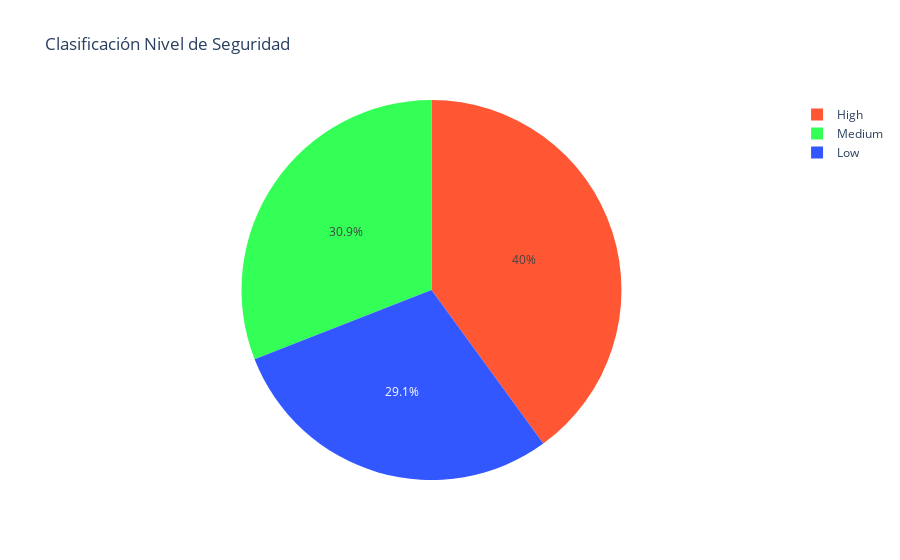

Here is the notebook cell this chart was saved with:
### Markdown cell above
### 2. Gráfico pastel por nivel de riesgo de Seguridad

### Code cell
fig_pie = px.pie(df['Priority_level'].value_counts(), 
                 names=df['Priority_level'].value_counts().index,
                 values=df['Priority_level'].value_counts().values, 
                 title="Clasificación Nivel de Seguridad",
                 color_discrete_sequence=["#FF5733", "#33FF57", "#3357FF", "#F4C724", "#A833FF"]  # Lista de colores personalizados
                )

fig_pie.show()

### Figure 1 — Plotly figure (JSON) as saved in the notebook; plotly's stock layout.template omitted (floating-point values rounded to 4 significant figures)
{"data": [{"domain": {"x": [0, 1], "y": [0, 1]}, "hovertemplate": "label=%{label}<br>value=%{value}<extra></extra>", "labels": ["High", "Medium", "Low"], "legendgroup": "", "name": "", "showlegend": true, "type": "pie", "values": [579, 448, 421]}], "layout": {"legend": {"tracegroupgap": 0}, "piecolorway": ["#FF5733", "#33FF57", "#3357FF", "#F4C724", "#A833FF"], "title": {"text": "Clasificación Nivel de Seguridad"}}}
